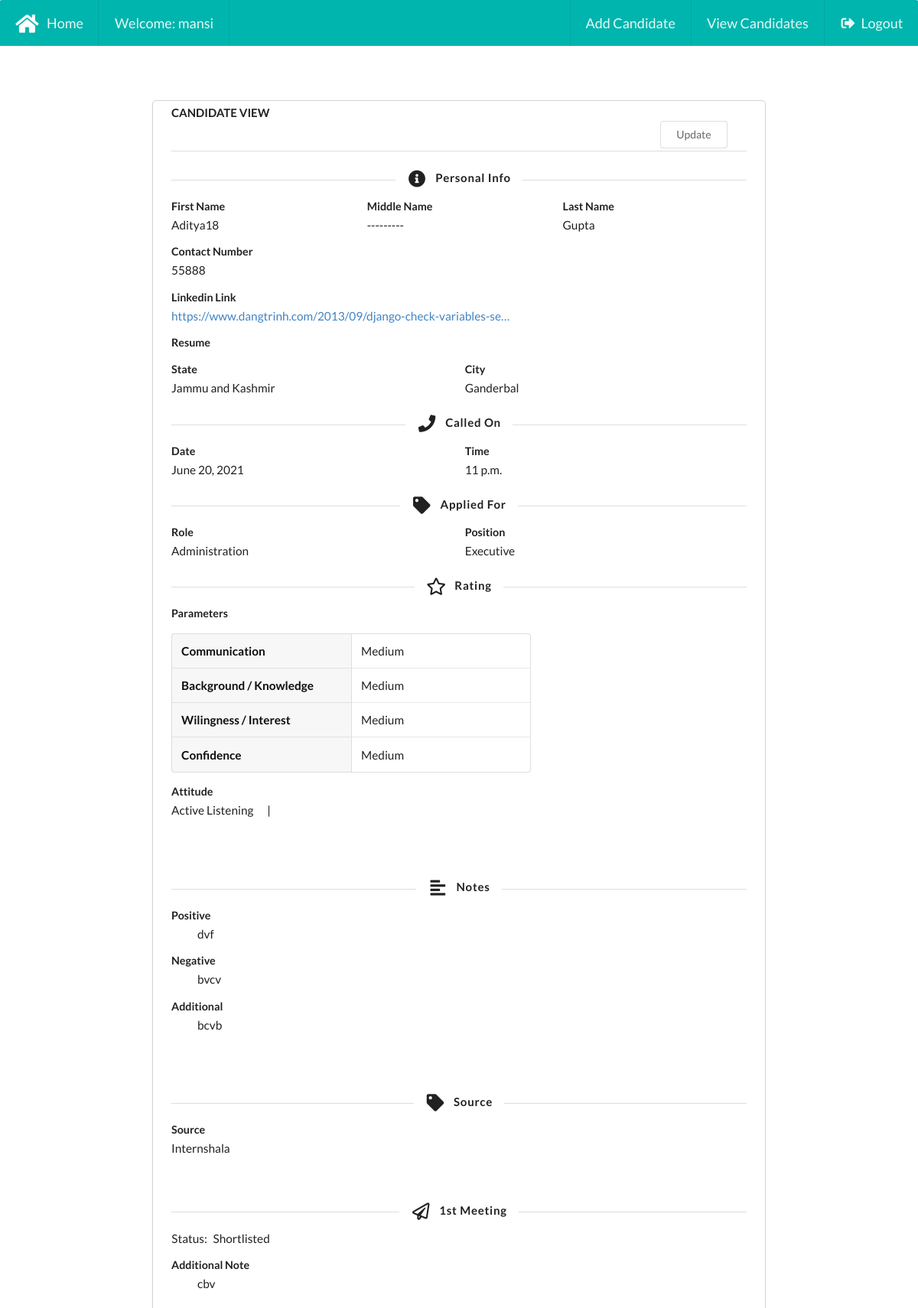
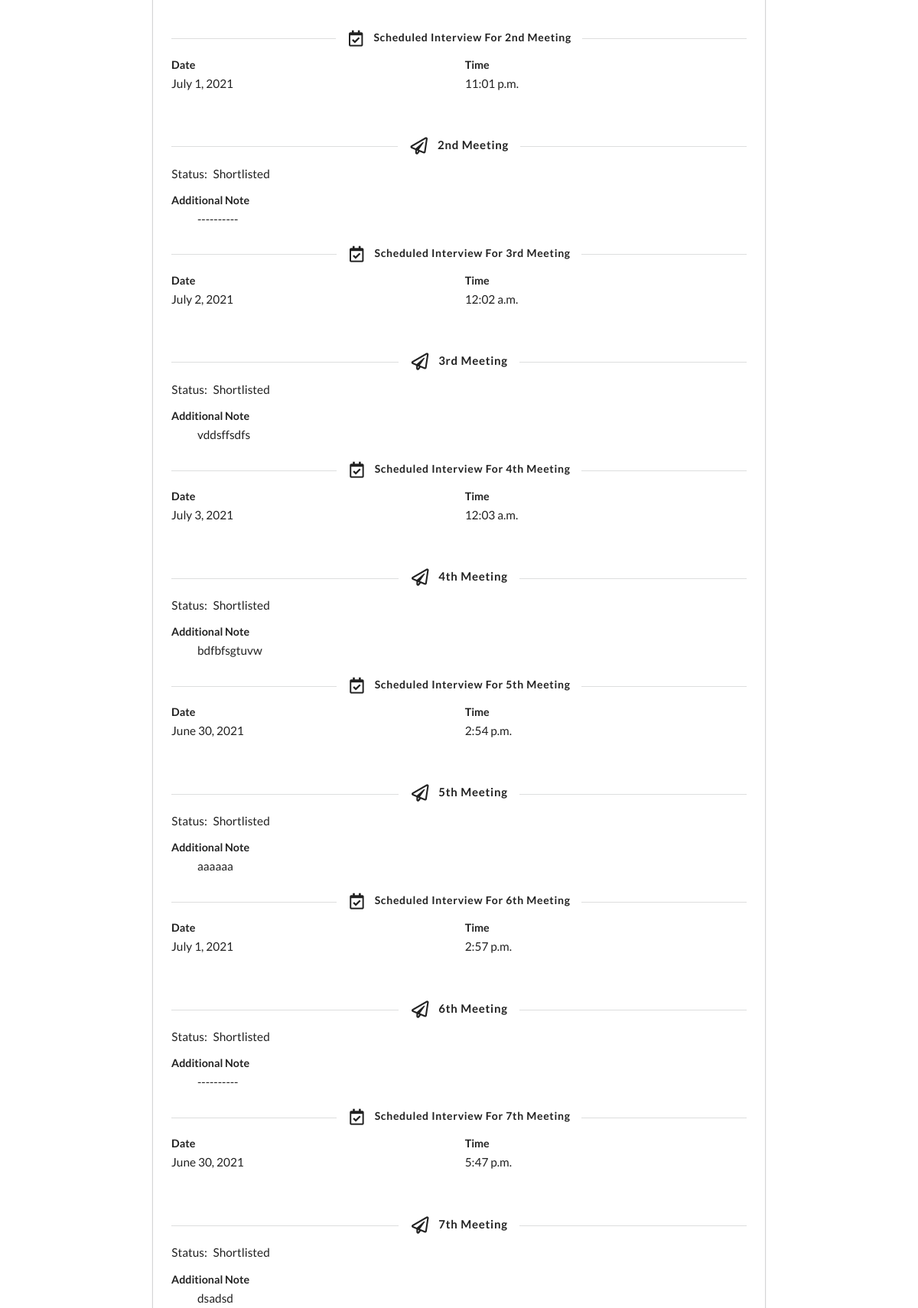
Screenshot of /candidateview/24 (signed in, upper part) with the database file from the repository (2 pictures, top to bottom).
### addcandidate/models.py (models this page shows, shortened)
class Recruitment(models.Model):
    HR = models.ForeignKey(User, on_delete=models.CASCADE)
    first_name = models.CharField(max_length=50)
    middle_name = models.CharField(max_length=50, blank=True, null=True)
    last_name = models.CharField(max_length=50, blank=True, null=True)
    contact_number = models.CharField(max_length=13, unique=True)
    linkedin_link = models.URLField(max_length=200, unique=True, blank=True)
    resume = models.FileField(upload_to='resume/', blank=True, null=True)
    state = models.CharField(max_length=50)
    city = models.CharField(max_length=50)
    date_called = models.DateField(default=timezone.now)
    time_called = models.TimeField()
    role = models.ForeignKey(Role, on_delete=models.CASCADE)
    position = models.CharField(max_length=50, choices=Constants.POSITION)
    other_role = models.CharField(max_length=50, blank=True)
    other_position = models.CharField(max_length=50, blank=True)
    first_param_val = models.CharField(max_length=50, choices=Constants.PARAMETER_VALUES)
    second_param_val = models.CharField(max_length=50, choices=Constants.PARAMETER_VALUES)
    third_param_val = models.CharField(max_length=50, choices=Constants.PARAMETER_VALUES)
    fourth_param_val = models.CharField(max_length=50, choices=Constants.PARAMETER_VALUES)
    attitude = models.ManyToManyField(Attitude)
    positive_notes = models.TextField(blank=True)
    negative_notes = models.TextField(blank=True)
    additional_notes = models.TextField(blank=True)
    source = models.CharField(max_length=50, choices=Constants.SOURCE)
    other_source = models.CharField(max_length=50, blank=True)
    first_meeting_status = models.CharField(max_length=50, choices=Constants.MEETING_STATUS)
    additional_notes_on_first_meeting = models.TextField(blank=True)
    interview_date = models.DateField(blank=True, default=None, null=True)
    interview_time = models.TimeField(blank=True, default=None, null=True)
    second_meeting_status = models.CharField(max_length=50, choices=Constants.MEETING_STATUS, blank=True, null=True)
    additional_notes_on_second_meeting = models.TextField(blank=True, null=True)
    more_meetings = models.ManyToManyField(ExtraMeeting, blank=True)
    aadhar = models.FileField(upload_to='aadhar/', blank=True, null=True)
    email = models.EmailField(max_length=254, blank=True, null=True)

class Role(models.Model):
    role = models.CharField(max_length=50, choices=Constants.ROLE, unique=True)
    rating_parameters = models.ManyToManyField(Parameter)
    def __str__(self):
        return self.get_role_display()

class Parameter(models.Model):
    parameters = models.CharField(max_length=50, choices=Constants.RATING_PARAMETERS, unique=True)

class Attitude(models.Model):
    attitude = models.CharField(max_length=50, choices=Constants.ATTITUDE, unique=True)

class ExtraMeeting(models.Model):
    extra_interview_date = models.DateField(blank=True, default=None, null=True)
    extra_interview_time = models.TimeField(blank=True, default=None, null=True)
    extra_meeting_status = models.CharField(max_length=50, choices=Constants.MEETING_STATUS, blank=True, null=True)
    additional_notes_on_extra_meeting = models.TextField(blank=True, null=True)

### addcandidate/views.py (the view)
# urls.py: path('candidateview/<int:pk>', views.view_candidate, name='viewcandidate'),
@login_required
def view_candidate(request, pk):
    context = {}
    candidate = Recruitment.objects.get(pk=pk)
    if candidate.HR != request.user:
        return HttpResponseRedirect(reverse("addcandidate:listcandidate"))
    context["candidate"] = candidate
    return render(request, "addcandidate/viewcandidate.html", context)

### addcandidate/templatetags/custom_tags.py (called while the page is built)
@register.filter()
def get_param_val(obj, cnt):
    if(cnt==1):
        return obj.get_first_param_val_display()
    elif(cnt==2):
        return obj.get_second_param_val_display()
    elif(cnt==3):
        return obj.get_third_param_val_display()
    elif(cnt==4):
        return obj.get_fourth_param_val_display()

@register.filter()
def get_meeting_no(cnt):
    if cnt == 1:
        return "3rd"
    else:
        return str(2+cnt)+"th"

### templates/addcandidate/viewcandidate.html (shortened to what this page needs)
{% extends 'addcandidate/base.html' %}
{% load staticfiles %}
{% load custom_tags %}
{% block body_block %}
<div class="ui stackable doubling centered card right floated"
         style="margin: auto;
                margin-top: 6%;
                min-width: 800px;">
<div class="ui form" style="padding: 8px; padding-left: 24px; padding-right: 24px; padding-bottom: 100px;">
  <h4 class="ui dividing header">CANDIDATE VIEW
  <a href="{% url 'addcandidate:updatecandidate' pk=candidate.pk %}"><button class="ui basic button" style="margin-left:85%;">Update</button></a>
  </h4>
  <h4 class="ui horizontal divider header">
    <i class="info circle icon"></i>
    Personal Info
</h4>
  <div class="field">
    <div class="three fields">
        <div class="field">
        <label>First Name</label>
        {{candidate.first_name}}
        </div>
        <div class="field">
        <label>Middle Name</label>
        {% ifequal candidate.middle_name None %}
        ---------
        {% else %}
        {{candidate.middle_name}}
        {% endifequal %}
        </div>
        <div class="field">
        <label>Last Name</label>
        {% ifequal candidate.last_name None %}
        ---------
        {% else %}
        {{candidate.last_name}}
        {% endifequal %}
        </div>
    </div>
  </div>
  <div class="field">
    <label>Contact Number</label>
    <div class="six wide field">
      {{candidate.contact_number}}
    </div>
  </div>
  <div class="field">
    <label>Linkedin Link</label>
    <div class="twelve wide field">
      <a href="{{candidate.linkedin_link}}">{{candidate.linkedin_link|truncatechars:60}}</a>
    </div>
  </div>
    <div class="field">
    <label>Resume</label>
    </div>
  <div class="two fields">
    <div class="field">
    <label>State</label>
      {{candidate.state}}
    </div>
    <div class="field">
    <label>City</label>
        {{candidate.city}}
    </div>
  </div>
        <h4 class="ui horizontal divider header">
            <i class="phone icon"></i>
            Called On
        </h4>
        <div class="two fields">
            <div class="eight wide field">
                <label>Date</label>
                {{candidate.date_called}}
           </div>
            <div class="eight wide field">
                <label>Time</label>
                {{candidate.time_called}}
           </div>
        </div>
        <h4 class="ui horizontal divider header">
            <i class="tag icon"></i>
            Applied For
        </h4>
        <div class="field">
            <div class="two fields">
                <div class="eight wide field">
                    <label>Role</label>
                    {% ifequal candidate.role.role "other"  %}
                        {{candidate.role}}-{{candidate.other_role}}
                    {% else %}
                        {{candidate.role}}
                    {% endifequal %}
                </div>
                <div class="eight wide field">
                    <label>Position</label>
                    {% ifequal candidate.position "other"  %}
                        {{candidate.get_position_display}}-{{candidate.other_position}}
                    {% else %}
                        {{candidate.get_position_display}}
                    {% endifequal %}
                </div>
            </div>
        </div>
        <h4 class="ui horizontal divider header">
            <i class="star outline icon"></i>
            Rating
        </h4>
        <div class="ten wide field" id="rating-parameters">
        <label>Parameters</label>
            <table class="ui definition table">
                {% for rl in candidate.role.rating_parameters.all %}
                <tr>
                    <td class="eight wide column">{{rl.get_parameters_display}}</td>
                    <td>{{candidate|get_param_val:forloop.counter}}</td>
                </tr>
                {% endfor %}
            </table>
        </div>
        <div class="twelve wide field">
            <label>Attitude</label>
            {% for at in candidate.attitude.all %}
                {{at.get_attitude_display}}&nbsp&nbsp&nbsp&nbsp&nbsp&nbsp|&nbsp&nbsp&nbsp&nbsp&nbsp&nbsp&nbsp
            {% endfor %}
        </div>
        <br>
        <br>
        <h4 class="ui horizontal divider header">
            <i class="align left icon"></i>
            Notes
        </h4>
        <div class="field">
            <div class="field">
                <label>Positive</label>
                <div style="margin-left: 34px;">
                {{candidate.positive_notes}}
                </div>
            </div>
            <div class="field">
                <label>Negative</label>
                <div style="margin-left: 34px;">
                {{candidate.negative_notes}}
                </div>
            </div>
            <div class="field">
                <label>Additional</label>
                <div style="margin-left: 34px;">
                {{candidate.additional_notes}}
                </div>
            </div>
        </div>
        <br>
        <br>
        <h4 class="ui horizontal divider header">
            <i class="tag icon"></i>
            Source
        </h4>
        <div class="field">
            <label>Source</label>
            <div class="twelve wide field">
                {% ifequal candidate.source "other"  %}
                    {{candidate.get_source_display}}-{{candidate.other_source}}
                {% else %}
                    {{candidate.get_source_display}}
                {% endifequal %}
            </div>
        </div>
        <br>
        <h4 class="ui horizontal divider header">
            <i class="paper plane outline icon"></i>
            1st Meeting
        </h4>
        <div class="field">
            <div class="twelve wide fields" style="padding-left: 8px;">
                <label>Status:</label>
                <div class="field">
                    {{candidate.get_first_meeting_status_display}}
                </div>
            </div>
            <div class="twelve wide field">
                <label>Additional Note</label>
                <div class="field" style="padding-left: 34px;">
                    {% ifequal candidate.additional_notes_on_first_meeting ""  %}
                        ----------
                    {% else %}
                        {{candidate.additional_notes_on_first_meeting}}
                    {% endifequal %}
                </div>
            </div>
        </div>
        <br>
        <h5 class="ui horizontal divider header">
            <i class="calendar check outline icon"></i>
            Scheduled Interview For 2nd Meeting
        </h5>
        <div class="field" id="schedule-interview">
            {% ifequal candidate.first_meeting_status "shortlisted" %}
                <div class="two fields">
                    <div class="eight wide field">
                        <label>Date</label>
                        {{candidate.interview_date}}
                    </div>
                    <div class="eight wide field">
                        <label>Time</label>
                        {{candidate.interview_time}}
                    </div>
                </div>
            {% else %}
                <p>Interview Not Scheduled</p>
            {% endifequal %}
        </div>
        <br>
        <h4 class="ui horizontal divider header">
            <i class="paper plane outline icon"></i>
            2nd Meeting
        </h4>
        <div class="field" id="second-meeting">
            {% ifequal candidate.first_meeting_status "shortlisted" %}
            <div class="twelve wide fields" style="padding-left: 8px;">
                <label>Status:</label>
                <div class="field">
                    {{candidate.get_second_meeting_status_display}}
                </div>
            </div>
            <div class="twelve wide field">
                <label>Additional Note</label>
                <div class="field" style="padding-left: 34px;">
                    {% ifequal candidate.additional_notes_on_second_meeting ""  %}
                        ----------
                    {% else %}
                        {{candidate.additional_notes_on_second_meeting}}
                    {% endifequal %}
                </div>
            </div>
            {% else %}
                <p>Not Shortlisted in 1st Interview</p>
            {% endifequal %}
        </div>
        {% for additional_meeting in candidate.more_meetings.all %}
            <h5 class="ui horizontal divider header">
                <i class="calendar check outline icon"></i>
                Scheduled Interview For {{forloop.counter|get_meeting_no}} Meeting
            </h5>
            <div class="field" id="schedule-interview-{{forloop.counter|get_meeting_no}}">
                    <div class="two fields">
                        <div class="eight wide field">
                            <label>Date</label>
                            {{additional_meeting.extra_interview_date}}
                        </div>
                        <div class="eight wide field">
                            <label>Time</label>
                            {{additional_meeting.extra_interview_time}}
                        </div>
                    </div>
            </div>
            <br>
            <h4 class="ui horizontal divider header">
                <i class="paper plane outline icon"></i>
                {{forloop.counter|get_meeting_no}} Meeting
            </h4>
            <div class="field" id="second-meeting">
                <div class="twelve wide fields" style="padding-left: 8px;">
                    <label>Status:</label>
                    <div class="field">
                        {{additional_meeting.get_extra_meeting_status_display}}
                    </div>
                </div>
                <div class="twelve wide field">
                    <label>Additional Note</label>
                    <div class="field" style="padding-left: 34px;">
                        {% ifequal additional_meeting.additional_notes_on_extra_meeting ""  %}
                            ----------
                        {% else %}
                            {{additional_meeting.additional_notes_on_extra_meeting}}
                        {% endifequal %}
                    </div>
                </div>
            </div>
        {% endfor %}
</div>
</div>
{% endblock %}

### templates/addcandidate/base.html (shortened to what this page needs)
<!DOCTYPE html>
{% load staticfiles %}
<html lang="en">
<head>
    <link rel="stylesheet" href="https://cdnjs.cloudflare.com/ajax/libs/semantic-ui/2.4.1/semantic.min.css"/>
    <link rel="stylesheet" href="{% static 'css/style.css' %}">
</head>
<body>
    <div class="ui stackable massive inverted teal top attached menu" id="navbar">
        <a class="item" href="{% url 'addcandidate:home' %}">
            <i class="ui active inverted large home icon"></i>
            Home
        </a>
        {% if user.is_authenticated %}
            <div class="item">
                    Welcome: {{user.username}}
            </div>
        {% endif %}
        <div class="right inverted menu">
            {% if user.is_authenticated %}
                <a class="item" href="{% url 'addcandidate:addcandidate' %}">
                    Add Candidate
                </a>
                <a class="item" href="{% url 'addcandidate:listcandidate' %}">
                    View Candidates
                </a>
                <a class="right item" href="{% url 'addcandidate:logout' %}">
                    <i class="ui inverted sign out icon"></i>
                    Logout
                </a>
            {% else %}
                <a class="right item" href="{% url 'addcandidate:user_login' %}">
                    <i class="ui inverted sign out icon"></i>
                    Login
                </a>
            {% endif %}
        </div>
    </div>
<div class="container">
    {% block body_block %}{% endblock %}
</div>
</body>
</html>

### static/css/style.css (style rules this page uses)
.ui.form { font-size:1.1rem; }

### rows the page displays
Recruitment: first_name "Aditya18", last_name "Gupta", contact_number "55888", linkedin_link "https://www.dangtrinh.com/2013/09/django-check-variables-se…", state "Jammu and Kashmir", city "Ganderbal", date_called "June 20, 2021", time_called "11 p.m.", role "Administration", position "Executive", first_param_val "Medium", second_param_val "Medium", third_param_val "Medium", fourth_param_val "Medium", positive_notes "dvf", negative_notes "bvcv", additional_notes "bcvb", source "Internshala", first_meeting_status "Shortlisted", additional_notes_on_first_meeting "cbv", interview_date "July 1, 2021", interview_time "11:01 p.m.", second_meeting_status "Shortlisted"
Parameter: parameters "Communication"
Parameter: parameters "Background / Knowledge"
Parameter: parameters "Wilingness / Interest"
Parameter: parameters "Confidence"
Attitude: attitude "Active Listening"
ExtraMeeting: extra_interview_date "July 2, 2021", extra_interview_time "12:02 a.m.", extra_meeting_status "Shortlisted", additional_notes_on_extra_meeting "vddsffsdfs"
ExtraMeeting: extra_interview_date "July 3, 2021", extra_interview_time "12:03 a.m.", extra_meeting_status "Shortlisted", additional_notes_on_extra_meeting "bdfbfsgtuvw"
ExtraMeeting: extra_interview_date "June 30, 2021", extra_interview_time "2:54 p.m.", extra_meeting_status "Shortlisted", additional_notes_on_extra_meeting "aaaaaa"
ExtraMeeting: extra_interview_date "July 1, 2021", extra_interview_time "2:57 p.m.", extra_meeting_status "Shortlisted"
ExtraMeeting: extra_interview_date "June 30, 2021", extra_interview_time "5:47 p.m.", extra_meeting_status "Shortlisted", additional_notes_on_extra_meeting "dsadsd"

### other values shown
{{ user.username }} "mansi"
